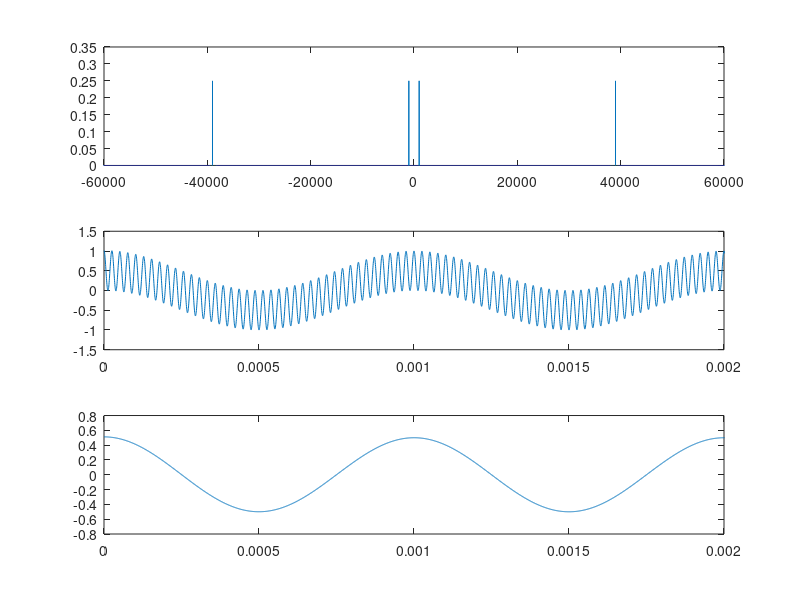
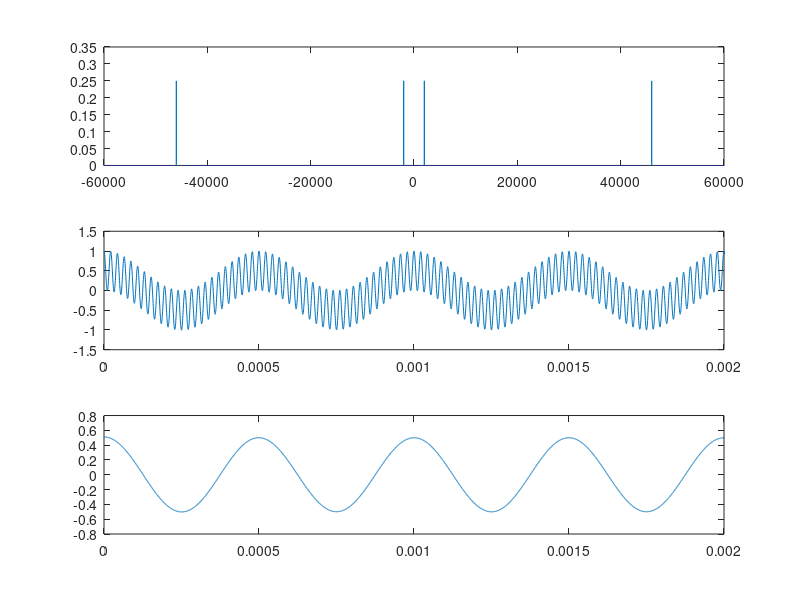
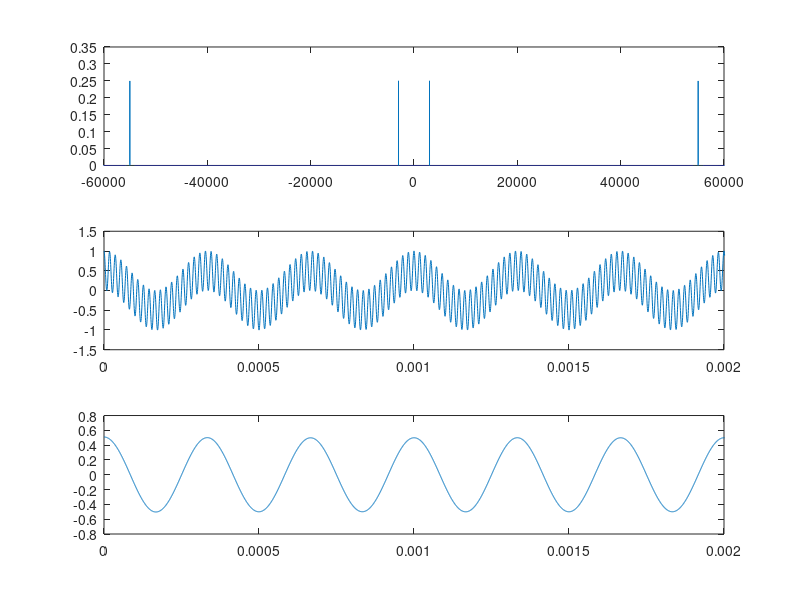

Write the MATLAB code that produced these figures, in order.
%%------------------------------------------------|
% Frequency Division Multiplexing - FDM
%%------------------------------------------------|
clear all; close all; clc;
%%------------------------------------------------| SINAL TRANSMISSÃO
fm1 = 1e3; % frequencia do sinal de informação 1
tm = 1/fm1;
fm2 = 2e3; % frequencia do sinal de informação 2
fm3 = 3e3; % frequencia do sinal de informação 3
fosc1 = 20e3; % frequecia do oscilador 1
fosc2 = 24e3; % frequecia do oscilador 2
fosc3 = 29e3; % frequecia do oscilador 3

N = 100; % numero de amostras/periodo
fs = N*fosc1; % frequencia da amostragem
ts = 1/fs; % periodo de amostragem
P = 500; % numero de periodos
t = [0:ts:P*tm]; % vetor do sinal no tempo
f = [-fs/2:fm1/P:fs/2]; % vetor do sinal na frequencia
Ai = 2; % amplitude dos sinal de informação
Aosc = 1; % amplitude dos osciladores

m1 = Ai*cos(2*pi*fm1*t); % sinal modulador 1
m2 = Ai*cos(2*pi*fm2*t); % sinal modulador 2
m3 = Ai*cos(2*pi*fm3*t); % sinal modulador 3
osc1 = Aosc*cos(2*pi*fosc1*t); % oscilador 1
osc2 = Aosc*cos(2*pi*fosc2*t); % oscilador 2
osc3 = Aosc*cos(2*pi*fosc3*t); % oscilador 3
s1 = m1.*osc1; % sinal deslocado 1
s2 = m2.*osc2; % sinal deslocado 2
s3 = m3.*osc3; % sinal deslocado 3

M1 = fftshift(fft(m1));
M2 = fftshift(fft(m2));
M3 = fftshift(fft(m3));
OSC1 = fftshift(fft(osc1));
OSC2 = fftshift(fft(osc2));
OSC3 = fftshift(fft(osc3));
S1 = fftshift(fft(s1));
S2 = fftshift(fft(s2));
S3 = fftshift(fft(s3));

FPF1 = [zeros(1,490e3) ones(1,1e3) zeros(1,18e3+1) ones(1,1e3) zeros(1,490e3)];  
FPF2 = [zeros(1,488.5e3) ones(1,1e3) zeros(1,21e3+1) ones(1,1e3) zeros(1,488.5e3)];
FPF3 = [zeros(1,486.5e3) ones(1,1e3) zeros(1,25e3+1) ones(1,1e3) zeros(1,486.5e3)];
ST1 = S1.*FPF1; % sinal 1 SSB (LS)
ST2 = S2.*FPF2; % sinal 2 SSB (LS)
ST3 = S3.*FPF3; % sinal 3 SSB (LS)
S = ST1+ST2+ST3; % sinal de transmissão

%%------------------------------------------------| SINAL DE RECEPÇÃO
STR1 = S.*FPF1; % sinal de recepção 1 SSB (LS)
STR2 = S.*FPF2; % sinal de recepção 2 SSB (LS)
STR3 = S.*FPF3; % sinal de recepção 3 SSB (LS)
str1 = ifft(ifftshift(STR1));
str2 = ifft(ifftshift(STR2));
str3 = ifft(ifftshift(STR3));
sr1 = str1.*osc1; % sinal de recepção 1 deslocado pro centro
sr2 = str2.*osc2; % sinal de recepção 2 deslocado pro centro
sr3 = str3.*osc3; % sinal de recepção 3 deslocado pro centro
SR1 = fftshift(fft(sr1));
SR2 = fftshift(fft(sr2));
SR3 = fftshift(fft(sr3));

FPB1 = [zeros(1,499e3) ones(1,2e3+1) zeros(1,499e3)];
FPB2 = [zeros(1,498e3) ones(1,4e3+1) zeros(1,498e3)];
FPB3 = [zeros(1,496e3) ones(1,8e3+1) zeros(1,496e3)];
SF1 = SR1.*FPB1; % sinal modulador 1 recuperado
SF2 = SR2.*FPB2; % sinal modulador 2 recuperado
SF3 = SR3.*FPB3; % sinal modulador 3 recuperado
sf1 = ifft(ifftshift(SF1));
sf2 = ifft(ifftshift(SF2));
sf3 = ifft(ifftshift(SF3));

%%------------------------------------------------| PLOT 
##figure(1)
##subplot(311)
##plot(f,abs(M1)/length(M1))
##xlim([-60e3 60e3])
##subplot(312)
##plot(f,abs(OSC1)/length(M1))
##xlim([-60e3 60e3])
##subplot(313)
##plot(f,abs(S1)/length(M1))
##xlim([-60e3 60e3])
##
##figure(2)
##subplot(311)
##plot(f,abs(M2)/length(M1))
##xlim([-60e3 60e3])
##subplot(312)
##plot(f,abs(OSC2)/length(M1))
##xlim([-60e3 60e3])
##subplot(313)
##plot(f,abs(S2)/length(M1))
##xlim([-60e3 60e3])
##
##figure(3)
##subplot(311)
##plot(f,abs(M3)/length(M1))
##xlim([-60e3 60e3])
##subplot(312)
##plot(f,abs(OSC3)/length(M1))
##xlim([-60e3 60e3])
##subplot(313)
##plot(f,abs(S3)/length(M1))
##xlim([-60e3 60e3])
##
##figure(4)
##subplot(411)
##plot(f,abs(ST1)/length(M1))
##xlim([-60e3 60e3])
##subplot(412)
##plot(f,abs(ST2)/length(M1))
##xlim([-60e3 60e3])
##subplot(413)
##plot(f,abs(ST3)/length(M1))
##xlim([-60e3 60e3])
##subplot(414)
##plot(f,abs(S)/length(M1))
##xlim([-60e3 60e3])

figure(5)
subplot(311)
plot(f,abs(SR1)/length(M1))
xlim([-60e3 60e3])
subplot(312)
plot(t,sr1)
xlim([0 2*(1/fm1)])
subplot(313)
plot(t,sf1)
xlim([0 2*(1/fm1)])

figure(6)
subplot(311)
plot(f,abs(SR2)/length(M1))
xlim([-60e3 60e3])
subplot(312)
plot(t,sr2)
xlim([0 2*(1/fm1)])
subplot(313)
plot(t,sf2)
xlim([0 2*(1/fm1)])

figure(7)
subplot(311)
plot(f,abs(SR3)/length(M1))
xlim([-60e3 60e3])
subplot(312)
plot(t,sr3)
xlim([0 2*(1/fm1)])
subplot(313)
plot(t,sf3)
xlim([0 2*(1/fm1)])
